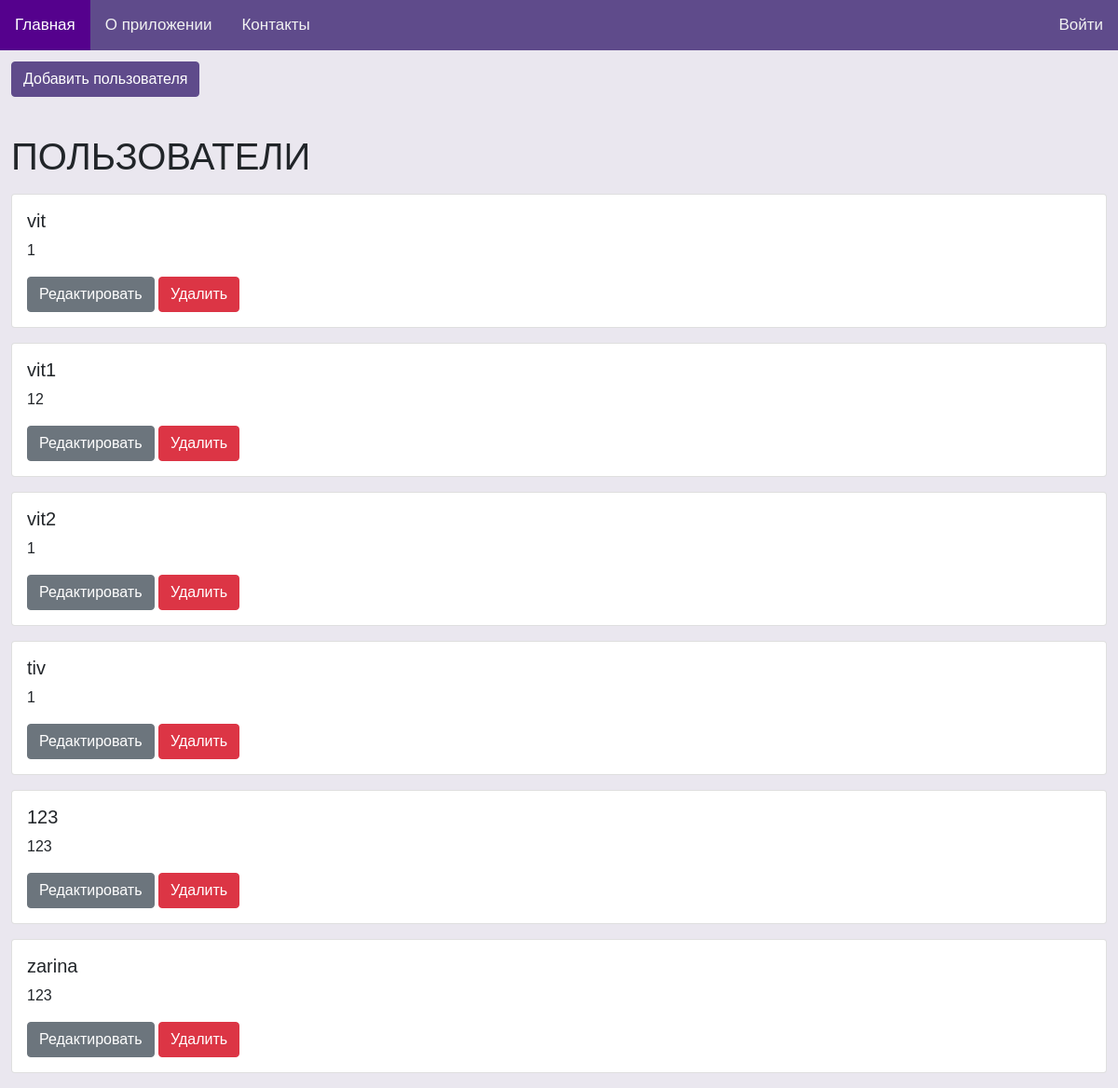
/users, run on an earlier commit of the app's database.
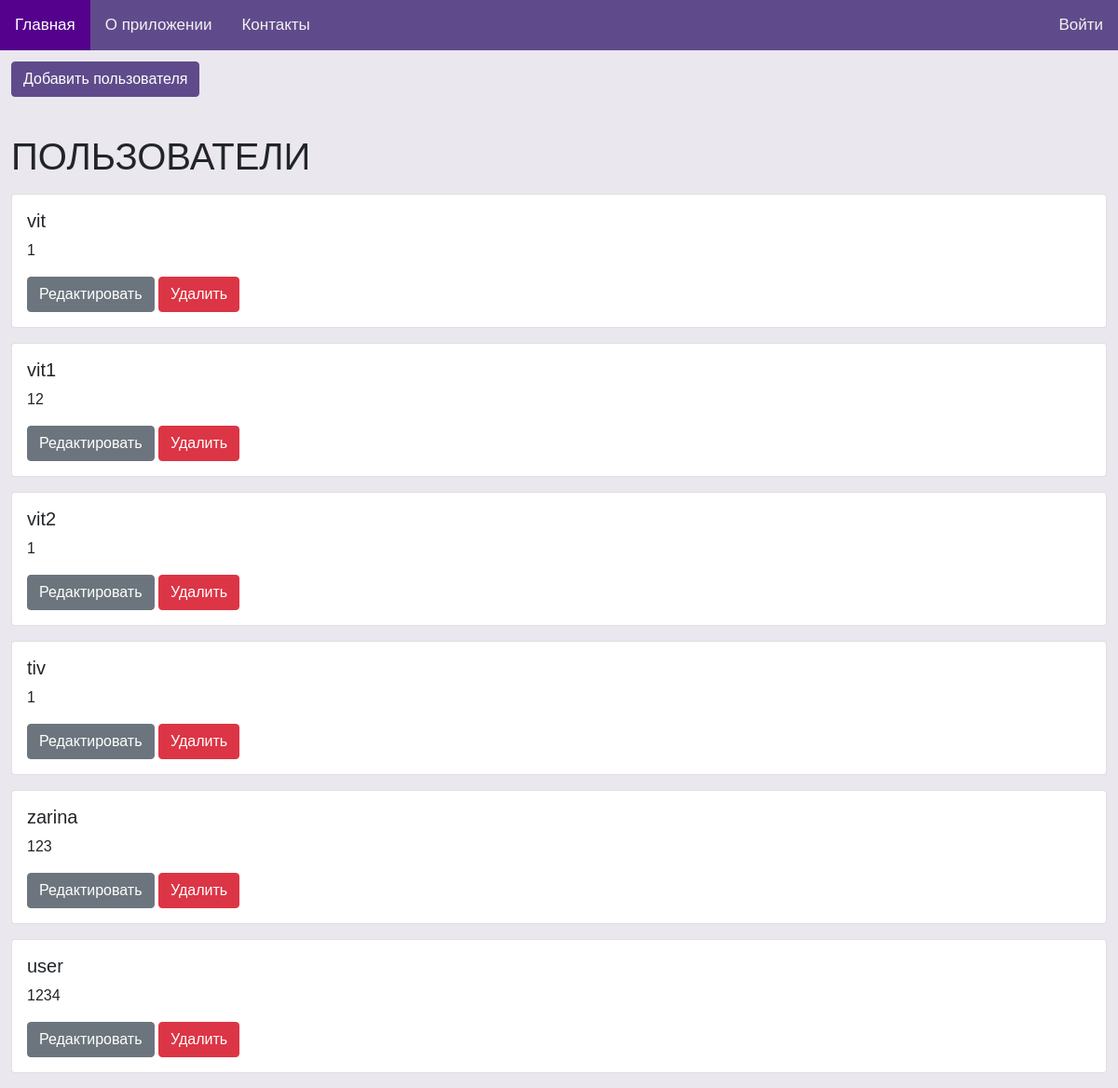
And on a later commit of the database.
### tables this page shows
CREATE TABLE passwords(
                login TEXT PRIMARY KEY,
                password TEXT NOT NULL);

### server.py (the view)
@app.route("/users")
def get_users():
    conn = get_db_connection()
    users = conn.execute('SELECT * FROM passwords').fetchall()
    conn.close()
    return render_template('users/users.html', users=users)

### server.py (called while the page is built)
def get_db_connection():
    conn = sqlite3.connect('blog.db')
    conn.row_factory = sqlite3.Row
    return conn

### templates/users/users.html (shortened to what this page needs)
{% extends "main/base.html" %}
{% block stylesheet %}
    <link rel="stylesheet" href="https://cdn.jsdelivr.net/npm/bootstrap@5.1.3/dist/css/bootstrap.min.css">
{% endblock %}
{% block content %}
    <a class="btn btn-primary mb-3 button" href="{{ url_for('create_user') }}">Добавить пользователя</a>
    <div class="mb-3">
        <h1>ПОЛЬЗОВАТЕЛИ</h1>
    </div>
    {% for user in users %}
        <div class="card mb-3">
            <div class="card-body">
                <h5 class="card-title">{{ user['login'] }}</h5>
                <p class="card-text">{{ user['password'] }}</p>
                <a class="btn btn-secondary" href="{{ url_for('edit_user', login=user['login']) }}">Редактировать</a>
                <form action="{{ url_for('delete_user', login=user['login']) }}" method="POST" class="d-inline">
                    <button class="btn btn-danger" type="submit">Удалить</button>
                </form>
            </div>
        </div>
    {% endfor %}
{% endblock %}

### templates/main/base.html (shortened to what this page needs)
<!DOCTYPE html>
<html lang="en">
<head>
    {% block stylesheet %} {% endblock %}
    <link rel="stylesheet" href="{{ url_for('static', filename= 'css/index.css') }}">
</head>
<body class="page">
    <nav>
        <div class="topnav">
            <a class="active navigation" href="{{ url_for('index') }}">Главная</a>
            <a class="navigation" href="{{ url_for('about') }}">О приложении</a>
            <a class="navigation" href="{{ url_for('contact') }}">Контакты</a>
            {% if session.get('username') %}
                <a class="navigation" href="{{ url_for('get_user_posts') }}">Мои посты</a>
                <a class="login navigation" href="{{ url_for('account') }}">Личный кабинет</a>
                <a class="login navigation" href="{{ url_for('logout') }}">Выйти</a>
            {% else %}
                <a class="login navigation" href="{{ url_for('auth') }}">Войти</a>
            {% endif %}
        </div>
    </nav>
    <main>
            {% block content %}
            {% endblock %}
    </main>
</body>
</html>

### static/css/index.css (style rules this page uses)
.page { margin: 0; font-family: Arial, Helvetica, sans-serif; background-color: rgba(95, 75, 139, 0.13); }
.topnav { overflow: hidden; background-color: #5f4b8b; }
.topnav a { float: left; color: #f2f2f2; text-align: center; padding: 14px 16px; text-decoration: none; font-size: 17px; }
.topnav a.login { float: right; color: #f2f2f2; text-align: center; padding: 14px 16px; text-decoration: none; font-size: 17px; }
.topnav a.active { background-color: #55018d; color: white; }
.button { margin-top: 10px; background-color: #5f4b8b; border-color: #5f4b8b; }
.mb-3 { margin: 1%; }

What changed in the data, as far as the page shows it:
removed passwords: login "123", password "123"
added passwords: login "user", password "1234"
